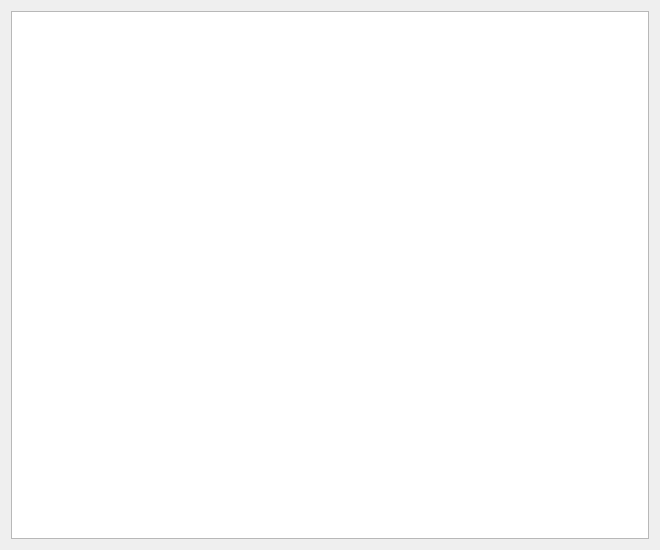
<?xml version="1.0" encoding="UTF-8"?>
<ui version="4.0">
 <class>EventCompareResultsView</class>
 <widget class="QWidget" name="EventCompareResultsView">
  <property name="geometry">
   <rect>
    <x>0</x>
    <y>0</y>
    <width>660</width>
    <height>550</height>
   </rect>
  </property>
  <property name="windowTitle">
   <string>Form</string>
  </property>
  <layout class="QVBoxLayout" name="verticalLayout">
   <item>
    <layout class="QVBoxLayout" name="verticalLayout_2">
     <item>
      <widget class="QTableWidget" name="result_tablewidget"/>
     </item>
    </layout>
   </item>
  </layout>
 </widget>
 <resources/>
 <connections/>
</ui>
